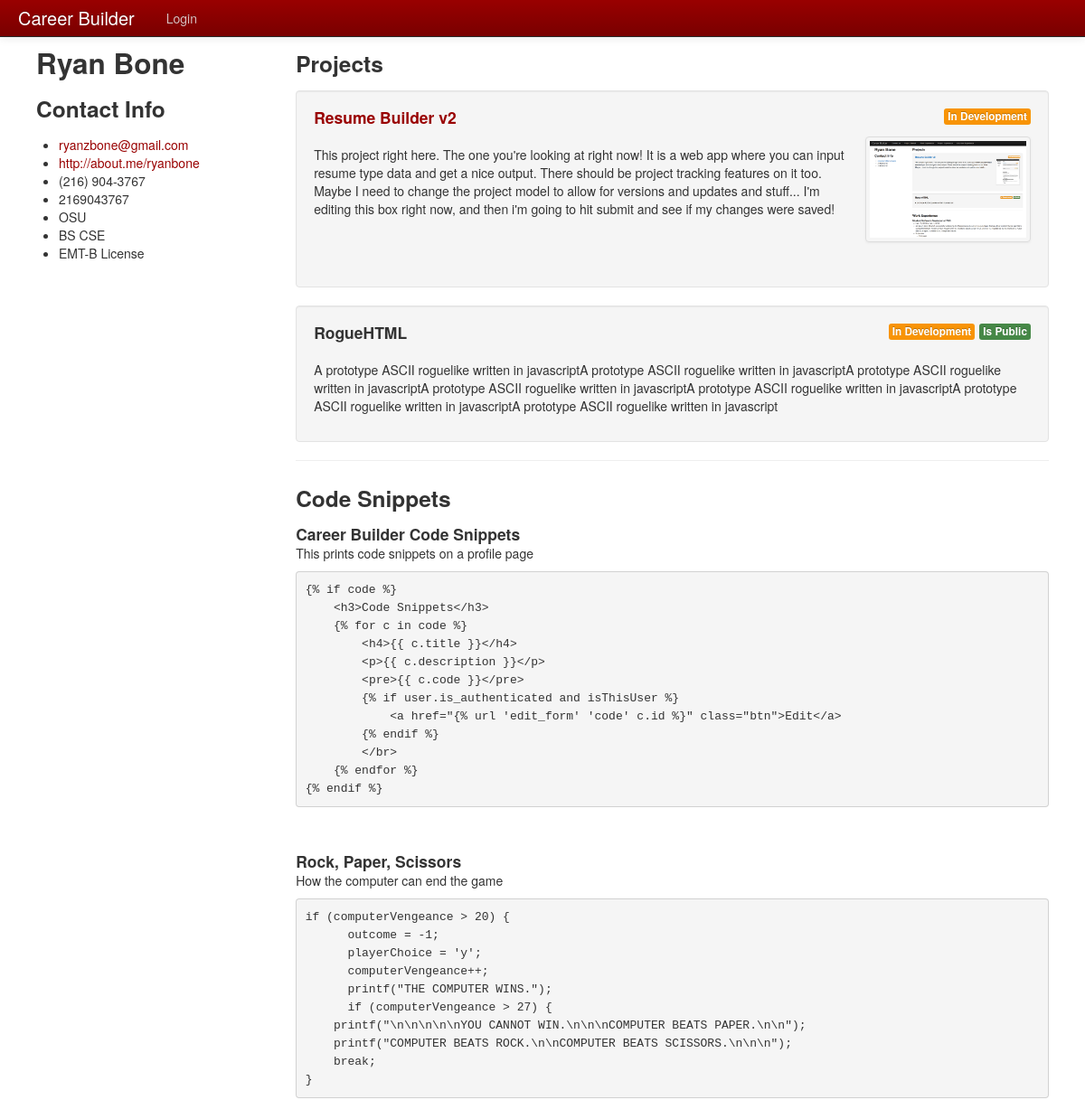
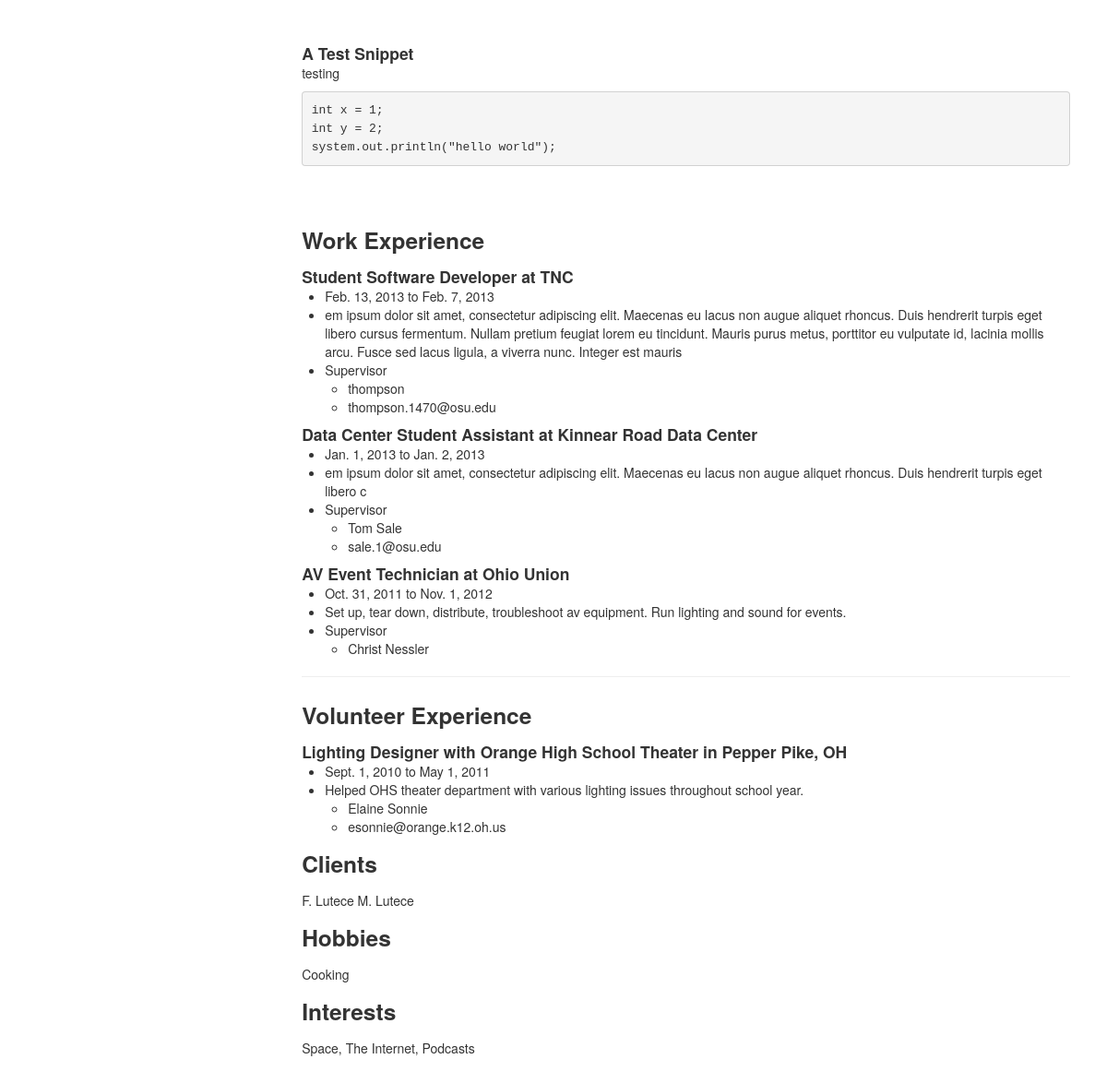
Page /profile/1/ on the committed database (2 pictures, top to bottom).
### builder/models.py (models this page shows, shortened)
class UserProfile(models.Model):
    user = models.OneToOneField(User, primary_key=True)
    firstName = models.CharField('First Name', max_length = 50, blank = True)
    lastName = models.CharField('Last Name', max_length = 50, blank = True)
    email = models.EmailField()
    url = models.URLField(blank = True)
    phone = models.CharField(max_length = 20, blank = True)
    altPhone = models.CharField('Alternate Phone', max_length = 20, blank = True)
    image = models.ImageField(upload_to='Images', blank = True)
    school = models.CharField(max_length = 100, blank = True)
    degree = models.CharField(max_length = 100, blank = True)
    altDegree = models.CharField('Secondary Degree', max_length = 100, blank = True)
    altInfo = models.TextField('Other information', blank = True)
    hobbies = models.TextField(blank = True)
    clients = models.TextField(blank = True)
    interests = models.TextField(blank = True)
    visible = models.BooleanField(default = True)
    def __unicode__(self):
        return u'%s %s' %(self.firstName, self.lastName)
    class Meta:
        ordering = ['lastName', 'firstName']

class Project(models.Model):
    user = models.ForeignKey(UserProfile)
    title = models.CharField(max_length = 250)
    projectURL = models.URLField('Project URL', blank = True)
    description = models.TextField()
    inDevelopment = models.BooleanField()
    isPublic = models.BooleanField(default = True)
    projectImage = models.ImageField('Screen shot', upload_to = 'Images', blank = True)
    highlight = models.BooleanField()
    visible = models.BooleanField(default = True)
    class Meta:
        ordering = ['title']

class CodeSnippet(models.Model):
    user = models.ForeignKey(UserProfile)
    title = models.CharField(max_length = 150)
    description = models.TextField()
    code = models.TextField()
    visible = models.BooleanField(default = True)

class WorkExperience(models.Model):
    user = models.ForeignKey(UserProfile)
    jobTitle = models.CharField('Job title', max_length = 100)
    location = models.CharField(max_length = 250)
    startDate = models.DateField('Start date', blank = True)
    endDate = models.DateField('End date', blank = True)
    description = models.TextField('Job description')
    supervisorName = models.CharField('Supervisor name', max_length = 100, blank = True)
    supervisorEmail = models.EmailField('Supervisor email', blank = True)
    visible = models.BooleanField(default = True)
    def __unicode__(self):
        return self.jobTitle
    class Meta:
        ordering = ['-startDate']

class VolunteerExperience(models.Model):
    user = models.ForeignKey(UserProfile)
    organization = models.CharField(max_length = 150)
    jobTitle = models.CharField('Title', max_length = 100)
    startDate = models.DateField('Start date', blank = True)
    endDate = models.DateField('End date', blank = True, null=True)
    description = models.TextField('Job description')
    supervisorName = models.CharField('Supervisor name', max_length = 100)
    supervisorEmail = models.EmailField('Supervisor email')
    location = models.CharField(max_length = 250)
    visible = models.BooleanField(default = True)
    class Meta:
        ordering = ['-startDate']

### builder/views.py (the view)
# urls.py: url(r'^profile/(?P<userId>\d+)/$', 'profile', name='profile'),
def profile(request, userId):
	user = request.user
	userProfile = UserProfile.objects.get(user=userId)
	if user.id == userProfile.user.id:
		isThisUser = True
	else:
		isThisUser = False
	workExperience = WorkExperience.objects.filter(user=userProfile, visible=True)
	projects = Project.objects.filter(user=userProfile, visible=True)
	volunteerExperience = VolunteerExperience.objects.filter(user=userProfile, visible=True)
	code = CodeSnippet.objects.filter(user=userProfile, visible=True)
	return render(request, 'profile.html', locals())

### templates/profile.html (shortened to what this page needs)
{% extends "base.html" %}
{% block content %}
{% include "profile_menu.html" %}
{% include "profile_body.html" %}
{% endblock %}

### templates/profile_menu.html (shortened to what this page needs)
<div class="span3">
	<div style="position:fixed">
		<h2>{{ userProfile }}</h2>
			<h3>Contact Info</h3>
			<ul>
				{% if userProfile.email %} <li><a href="mailto:{{ userProfile.email }}">{{ userProfile.email }}</a></li> {% endif %}
				{% if userProfile.url %} <li><a href="{{ userProfile.url }}">{{ userProfile.url }}</a></li> {% endif %}
				{% if userProfile.phone %} <li>{{ userProfile.phone }}</li> {% endif %}
				{% if userProfile.altPhone %} <li>{{ userProfile.altPhone }} </li> {% endif %}
				{% if userProfile.school %} <li>{{ userProfile.school }} </li> {% endif %}
				{% if userProfile.degree %} <li>{{ userProfile.degree }} </li> {% endif %}
				{% if userProfile.altDegree %} <li>{{ userProfile.altDegree }} </li> {% endif %}
			</ul>
	</div>
</div>

### templates/profile_body.html (shortened to what this page needs)
<div class="span9">
	{% if projects %}
		<h3>Project{{ projects|pluralize }}</h3>
		{% for project in projects %}
		<div class="well">
			<h4>{% if project.projectURL %}<a href="{{ project.projectURL }}">{{ project.title }}</a>{% else %}{{ project.title }}{% endif %}
			{% if project.isPublic %}<span class="label label-success pull-right" style="margin-left: 5px;">Is Public</span>{% endif %}
			{% if project.inDevelopment %}<span class="label label-warning pull-right">In Development</span>{% endif %}
			</h4>
			{% if project.projectImage %}
			<div class="row-fluid">
				<div class="span9">
					<p><br/>{{ project.description }}</p>
				</div>
				<ul class="thumbnails">
					<li class="span3 pull-right">
						<a href="#" class="thumbnail" style="margin-top:10px">
							<img src="{{ project.projectImage.url }}" alt="">
						</a>
					</li>
				</ul>
			</div>
			{% else %}
				<p><br/>{{ project.description }}</p>
			{% endif %}
		</div>
		{% endfor %}
	<hr>
	{% endif %}
	{% if code %}
		<h3>Code Snippets</h3>
		{% for c in code %}
		<h4>{{ c.title }}</h4>
		<p>{{ c.description }}</p>
		<pre>{{ c.code }}</pre>
		{% endfor %}
	{% endif %}
	{% if workExperience %}
	<h3>Work Experience</h2>
		{% for work in workExperience %}
		<h4>{{ work }} at {{ work.location }}</h4>
		<ul>
			<li>{{ work.startDate }} {% if work.endDate %} to {{work.endDate}}{% endif %}</li>
			<li>{{ work.description }}</li>
			{% if work.supervisorName or work.supervisorEmail %}
			<li>Supervisor</li>
			<ul>
				{% if work.supervisorName %}<li>{{ work.supervisorName }}</li>{% endif %}
				{% if work.supervisorEmail %}<li>{{ work.supervisorEmail }}</li>{% endif %}
			</ul>
			{% endif %}
		</ul>
		{% endfor %}
	<hr>
	{% endif %}
	{% if volunteerExperience %}
	<h3> Volunteer Experience</h3>
		{% for vol in volunteerExperience %}
		<h4>{{ vol.jobTitle }}{% if vol.organization %} with {{ vol.organization }}{% endif %}{% if vol.location %} in {{ vol.location }}{% endif %}</h4>
		<ul>
			<li>{{ vol.startDate }} {% if vol.endDate %} to {{vol.endDate}}{% endif %}</li>
			<li>{{ vol.description }}</li>
			<ul>
				<li>{{ vol.supervisorName }}</li>
				<li>{{ vol.supervisorEmail }}</li>
			</ul>
		</ul>
		{% endfor %}
	{% endif %}
	{% if userProfile.clients %}
		<h3>Clients</h3>
		<p>{{ userProfile.clients }}</p>
	{% endif %}
	{% if userProfile.hobbies %}
		<h3>Hobbies</h3>
		<p>{{ userProfile.hobbies }}</p>
	{% endif %}
	{% if userProfile.interests %}
		<h3>Interests</h3>
		<p>{{ userProfile.interests }}</p>
	{% endif %}
</div>

### templates/profile.html (style rules this page uses)
h4 { display: inline; }

### rows in the picture
UserProfile: firstName+lastName "Ryan Bone", email "ryanzbone@gmail.com", url "http://about.me/ryanbone", phone "(216) 904-3767", altPhone "2169043767", school "OSU", degree "BS CSE", altDegree "EMT-B License", clients "F. Lutece M. Lutece", hobbies "Cooking", interests "Space, The Internet, Podcasts"
Project: title "Resume Builder v2", inDevelopment "In Development", description "This project right here. The one you're looking at right now! It is a web app where you can input resume type data and get a nice output. There should be project tracking features on it too. Maybe I need to change the project model to allow for versions and updates and stuff... I'm editing this box right now, and then i'm going to hit submit and see if my changes were saved!", projectImage (picture)
Project: title "RogueHTML", isPublic "Is Public", inDevelopment "In Development", description "A prototype ASCII roguelike written in javascriptA prototype ASCII roguelike written in javascriptA prototype ASCII roguelike written in javascriptA prototype ASCII roguelike written in javascriptA prototype ASCII roguelike written in javascriptA prototype ASCII roguelike written in javascriptA prototype ASCII roguelike written in javascript"
CodeSnippet: title "Career Builder Code Snippets", description "This prints code snippets on a profile page", code "{% if code %} <h3>Code Snippets</h3> {% for c in code %} <h4>{{ c.title }}</h4> <p>{{ c.description }}</p> <pre>{{ c.code }}</pre> {% if user.is_authenticated and isThisUser %} <a href=\"{% url 'edit_form' 'code' c.id %}\" class=\"btn\">Edit</a> {% endif %} </br> {% endfor %} {% endif %}"
CodeSnippet: title "Rock, Paper, Scissors", description "How the computer can end the game", code "if (computerVengeance > 20) { outcome = -1; playerChoice = 'y'; computerVengeance++; printf(\"THE COMPUTER WINS.\"); if (computerVengeance > 27) { printf(\"\\n\\n\\n\\n\\nYOU CANNOT WIN.\\n\\n\\nCOMPUTER BEATS PAPER.\\n\\n\"); printf(\"COMPUTER BEATS ROCK.\\n\\nCOMPUTER BEATS SCISSORS.\\n\\n\\n\"); break; }"
CodeSnippet: title "A Test Snippet", description "testing", code "int x = 1; int y = 2; system.out.println(\"hello world\");"
WorkExperience: jobTitle "Student Software Developer", location "TNC", startDate "Feb. 13, 2013", endDate "Feb. 7, 2013", description "em ipsum dolor sit amet, consectetur adipiscing elit. Maecenas eu lacus non augue aliquet rhoncus. Duis hendrerit turpis eget libero cursus fermentum. Nullam pretium feugiat lorem eu tincidunt. Mauris purus metus, porttitor eu vulputate id, lacinia mollis arcu. Fusce sed lacus ligula, a viverra nunc. Integer est mauris", supervisorName "thompson", supervisorEmail "thompson.1470@osu.edu"
WorkExperience: jobTitle "Data Center Student Assistant", location "Kinnear Road Data Center", startDate "Jan. 1, 2013", endDate "Jan. 2, 2013", description "em ipsum dolor sit amet, consectetur adipiscing elit. Maecenas eu lacus non augue aliquet rhoncus. Duis hendrerit turpis eget libero c", supervisorName "Tom Sale", supervisorEmail "sale.1@osu.edu"
WorkExperience: jobTitle "AV Event Technician", location "Ohio Union", startDate "Oct. 31, 2011", endDate "Nov. 1, 2012", description "Set up, tear down, distribute, troubleshoot av equipment. Run lighting and sound for events.", supervisorName "Christ Nessler"
VolunteerExperience: jobTitle "Lighting Designer", organization "Orange High School Theater", location "Pepper Pike, OH", startDate "Sept. 1, 2010", endDate "May 1, 2011", description "Helped OHS theater department with various lighting issues throughout school year.", supervisorName "Elaine Sonnie", supervisorEmail "esonnie@orange.k12.oh.us"
